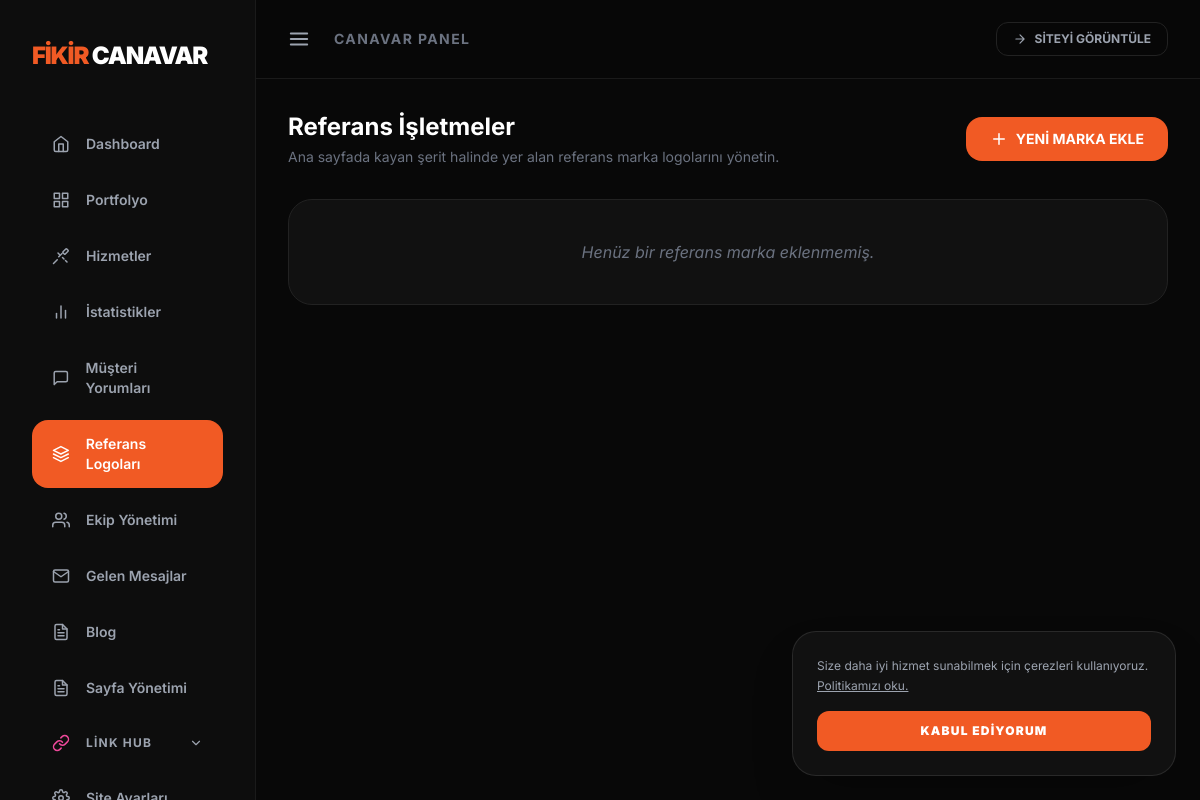
/admin/markalar.php (signed in), run on an earlier commit of the app's database.
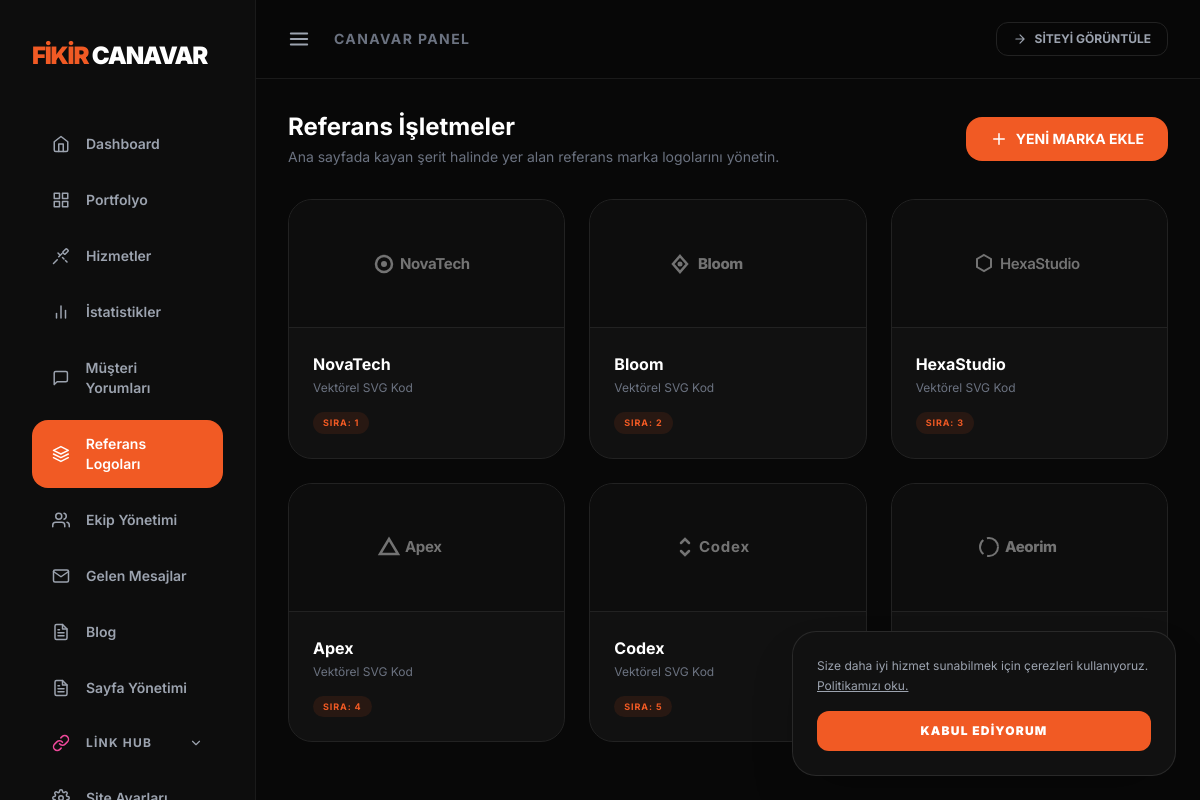
And on a later commit of the database.
### tables this page shows
CREATE TABLE IF NOT EXISTS `markalar` (
  `id` INT UNSIGNED AUTO_INCREMENT PRIMARY KEY,
  `isim` VARCHAR(255) NOT NULL,
  `logo` VARCHAR(1024) NULL,
  `logo_svg` TEXT NULL,
  `sira` INT NOT NULL DEFAULT 0
);

### admin/markalar.php (the view, shortened to what this page needs)
<?php
$action = $_GET['action'] ?? 'list';
require_once 'header.php';
$markalar = $db->query("SELECT * FROM markalar ORDER BY sira ASC, id DESC")->fetchAll();
?>
<div class="space-y-8">
    <div class="flex items-center justify-between">
        <div>
            <h2 class="text-2xl font-bold text-white">Referans İşletmeler</h2>
            <p class="text-gray-500 text-sm mt-1">Ana sayfada kayan şerit halinde yer alan referans marka logolarını yönetin.</p>
        </div>
        <?php if ($action === 'list'): ?>
            <a href="markalar.php?action=add" class="bg-[#F15A24] hover:bg-[#d84a1a] text-white px-6 py-3 rounded-2xl font-bold text-sm transition-all flex items-center gap-2">
                <svg xmlns="http://www.w3.org/2000/svg" width="18" height="18" viewBox="0 0 24 24" fill="none" stroke="currentColor" stroke-width="2" stroke-linecap="round" stroke-linejoin="round"><line x1="12" y1="5" x2="12" y2="19"/><line x1="5" y1="12" x2="19" y2="12"/></svg>
                YENİ MARKA EKLE
            </a>
        <?php else: ?>
            <a href="markalar.php" class="bg-[#1a1a1a] border border-[#222] hover:bg-[#222] text-white px-6 py-3 rounded-2xl font-bold text-sm transition-all flex items-center gap-2">
                İPTAL VE GERİ DÖN
            </a>
        <?php endif; ?>
    </div>
    <?php if ($action === 'list'): ?>
        <div class="grid grid-cols-1 md:grid-cols-2 lg:grid-cols-3 gap-6">
            <?php if (empty($markalar)): ?>
                <div class="col-span-full bg-[#111] border border-[#222] rounded-3xl p-10 text-center text-gray-500 italic">
                    Henüz bir referans marka eklenmemiş.
                </div>
            <?php endif; ?>
            <?php foreach ($markalar as $m): ?>
            <div class="bg-[#111] border border-[#222] rounded-3xl flex flex-col group relative overflow-hidden transition-all hover:border-[#333]">
                <div class="h-32 w-full bg-[#0d0d0d] border-b border-[#222] flex items-center justify-center p-6 relative overflow-hidden">
                    <?php if (!empty($m['logo'])): ?>
                        <img src="<?php echo getAdminAssetPath($m['logo']); ?>" alt="<?php echo htmlspecialchars($m['isim']); ?>" class="max-h-12 max-w-[80%] object-contain opacity-60 group-hover:opacity-100 transition-opacity">
                    <?php elseif (!empty($m['logo_svg'])): ?>
                        <div class="w-full text-neutral-500 group-hover:text-white transition-colors flex items-center justify-center [&>svg]:max-h-12 [&>svg]:w-auto">
                            <?php echo $m['logo_svg']; ?>
                        </div>
                    <?php else: ?>
                        <div class="w-full h-full flex items-center justify-center text-gray-700 text-xs">Görsel / SVG Yok</div>
                    <?php endif; ?>
                </div>
                <div class="p-6 flex-1 flex flex-col justify-between">
                    <div>
                        <h3 class="text-white font-bold text-base"><?php echo htmlspecialchars($m['isim']); ?></h3>
                        <p class="text-xs text-gray-500 mt-1">
                            <?php echo !empty($m['logo']) ? 'Görsel Logo Dosyası' : 'Vektörel SVG Kod'; ?>
                        </p>
                    </div>
                    <div class="mt-4 flex items-center justify-between">
                        <span class="inline-block text-[9px] uppercase tracking-widest text-[#F15A24] font-bold bg-[#F15A24]/10 px-2.5 py-1 rounded-full">Sıra: <?php echo $m['sira']; ?></span>
                    </div>
                </div>
            </div>
            <?php endforeach; ?>
        </div>
    <?php endif; ?>
</div>
<?php require_once 'footer.php'; ?>

What changed in the data, as far as the page shows it:
added markalar: logo_svg "NovaTech", isim "NovaTech", shows "Vektörel SVG Kod", sira "1"
added markalar: logo_svg "Bloom", isim "Bloom", shows "Vektörel SVG Kod", sira "2"
added markalar: logo_svg "HexaStudio", isim "HexaStudio", shows "Vektörel SVG Kod", sira "3"
added markalar: logo_svg "Apex", isim "Apex", shows "Vektörel SVG Kod", sira "4"
added markalar: logo_svg "Codex", isim "Codex", shows "Vektörel SVG Kod", sira "5"
added markalar: logo_svg "Aeorim"
Also different on the page:
text no longer shown: "Henüz bir referans marka eklenmemiş."
